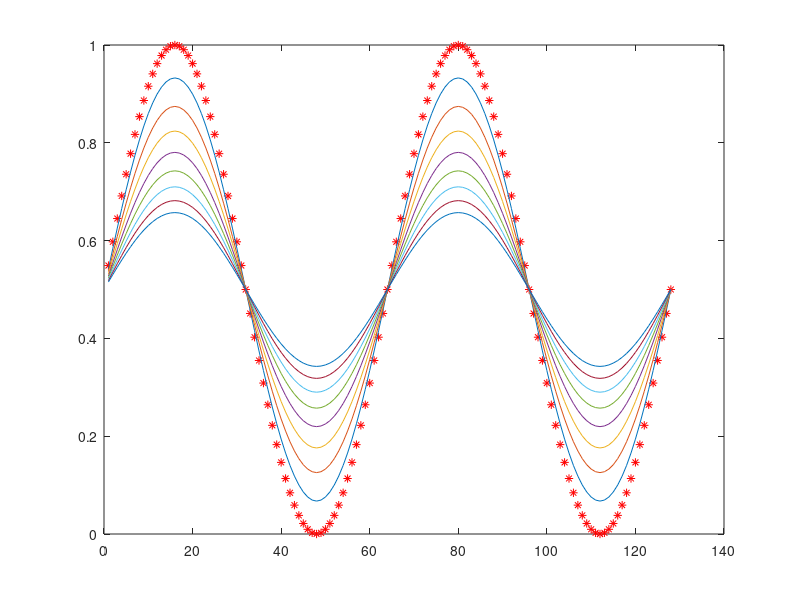

The MATLAB script that drew this image:
clear all;
N=128;
D=1;
m=2;
dt=0.01;

% Declararions
conc=zeros(N,1);

% Initial Profile
for i=1:N
    % conc(i)=sin(2*pi*m*i/N);
    conc(i)=0.5*(1+sin(2*pi*m*i/N));
end

% Plot initial profile
plot(conc, 'r*');
hold on

% Periodic Boundary Definitions
halfN=N/2;
delk=2*pi/N;

% Evolution
for m=1:8 % Loop for time steps
    for n=1:1500 % Loop for calculation
        conc_hat=fft(conc);
        for i=1:N-1
            % i-1 so as to include the k=0 point
            if ((i-1)<halfN)
                k=(i-1)*delk;
            end
            
            if ((i-1)>=halfN)
                k=(i-1-N)*delk;
            end
            
            conc_hat(i,1)=conc_hat(i,1)*(1-D*k*k*dt);
            
        end
        conc=real(ifft(conc_hat));
    end
    plot(conc);
    hold on 
end

